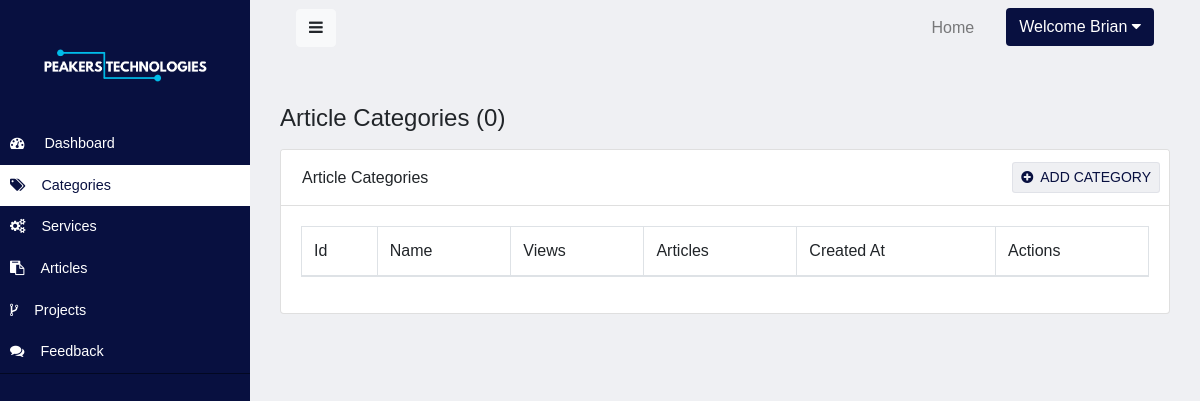
Page /staff/categories (signed in) on the earlier database version.
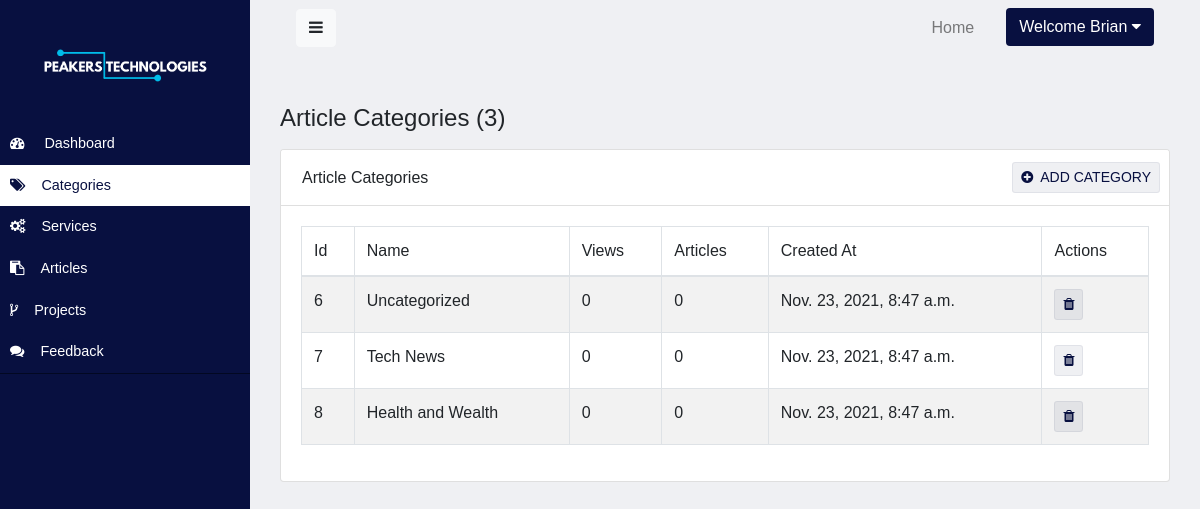
Same page on the later database version.
### website/models.py (models this page shows, shortened)
class Category(models.Model):
    name = models.CharField(max_length = 50)
    views = models.IntegerField(default=0,blank=True)
    slug = models.SlugField(max_length=200)
    created_at = models.DateTimeField(auto_now_add=True)
    updated_at = models.DateTimeField(auto_now=True)

### website/views.py (the view)
# urls.py: path('categories', showCategories, name="categories"),
@login_required
def showCategories(request):
    context = {
        'categories' : Category.objects.all()
    }
    return render(request, "admin/categories.html", context)

### website/templates/admin/categories.html
{% extends 'admin/layouts/admin-base.html' %}
{% block 'content' %}
<div class="container">
    <h4 class="mt-5 mb-3">Article Categories ({{categories | length}})</h4>
    <div class="row justify-content-center">
        <div class="col-lg-12">
            <div class="card">
                <div class="card-header">
                    <div class="row">
                        <h6 class="ml-3 my-auto">Article Categories</h6>
                        <a href="{% url 'add_category' %}" class="btn btn-text-main btn-sm ml-auto mr-1">
                            <i class="fa fa-plus-circle mr-1"></i>
                            ADD CATEGORY
                        </a>
                    </div>
                </div>
                <div class="card-body">
                    <table class="table table-striped table-bordered">
                        <thead>
                            <tr>
                                <td>Id</td>
                                <td>Name</td>
                                <td>Views</td>
                                <td>Articles</td>
                                <td>Created At</td>
                                <td>Actions</td>
                            </tr>
                        </thead>
                        <tbody>
                            {% for category in categories %}
                            <tr id="categories_{{category.id}}">
                                <td>{{category.id}}</td>
                                <td>{{category.name}}</td>
                                <td>{{category.views}}</td>
                                <td>{{category.articles|length}}</td>
                                <td>{{category.created_at}}</td>
                                <td>
                                    <button onclick="deleteItem('/staff/categories/delete/{{category.id}}', '#categories_{{category.id}}')" class="btn btn-text-main btn-sm">
                                        <i class="fa fa-trash"></i>
                                    </button>
                                </td>
                            </tr>
                            {% endfor %}
                        </tbody>
                    </table>
                </div>
            </div>
        </div>
    </div>
</div>
{% endblock %}

Differences in the rows shown:
added Category: id "6", name "Uncategorized", views "0", articles|length "0", created_at "Nov. 23, 2021, 8:47 a.m."
added Category: id "7", name "Tech News", views "0", articles|length "0", created_at "Nov. 23, 2021, 8:47 a.m."
added Category: id "8", name "Health and Wealth", views "0", articles|length "0", created_at "Nov. 23, 2021, 8:47 a.m."
Other differences:
{{ categories | length }}: "0" → "3"
